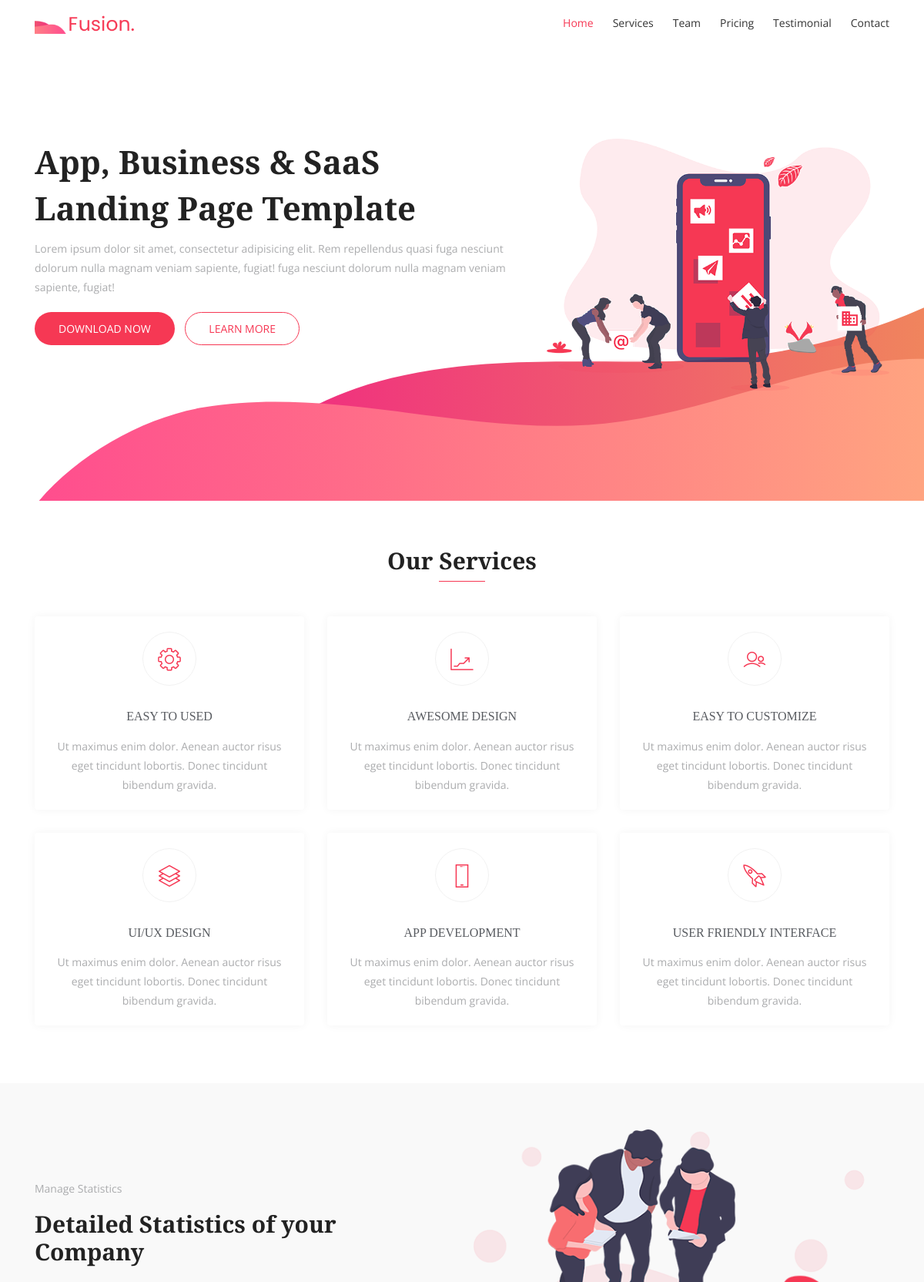
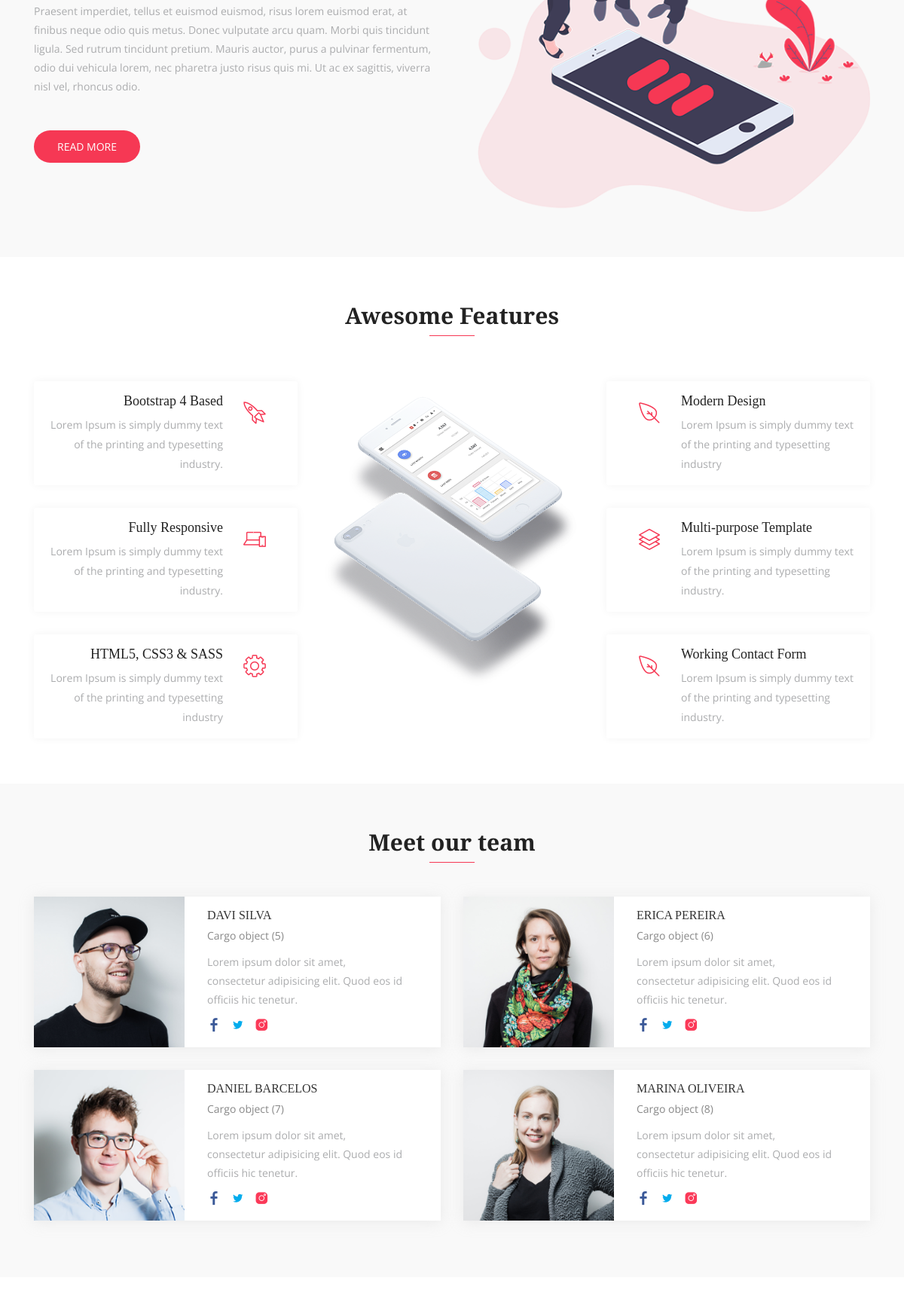
The page / (upper part) on the database its author committed (2 pictures, top to bottom).
### core/models.py (models this page shows, shortened)
class Base(models.Model):
    criados = models.DateTimeField('Criação', auto_now_add=True)
    modificado = models.DateTimeField('Atualização', auto_now=True)
    class Meta:
        abstract = True

class Servico(Base):
    ICONE_OPCOES = (
        ('lni-cog', 'Engrenagem'),
        ('lni-stats-up', 'Grafíco'),
        ('lni-users', 'Usuário'),
        ('lni-layers', 'UI/UX'),
        ('lni-mobile', 'Celular'),
        ('lni-rocket', 'Foguete'),
    )
    TITULO_OPCOES = (
        ('EASY TO USED', 'Fácil para usar'),
        ('AWESOME DESIGN', 'Design'),
        ('EASY TO CUSTOMIZE', 'Facil para costumizar'),
        ('UI/UX DESIGN', 'UI e UX'),
        ('APP DEVELOPMENT', 'Desenvolvimento de app'),
        ('USER FRIENDLY INTERFACE', 'Interface fácil'),
    )
    titulo = models.CharField('Título', max_length=30, choices=TITULO_OPCOES)
    descricao = models.TextField('Descrição', max_length=200)
    icone = models.CharField('Icone', max_length=12, choices=ICONE_OPCOES)
    class Meta:
        verbose_name = 'Serviço'
        verbose_name_plural = 'Serviços'

class Time(Base):
    nome = models.CharField('Nome', max_length=120)
    cargo = models.ForeignKey('core.Cargo', verbose_name='Cargo', on_delete=models.CASCADE)
    bio = models.CharField('Biografia', max_length=200)
    imagem = models.ImageField('Imagem', upload_to='equipe')
    class Meta:
        verbose_name = 'Time'
        verbose_name_plural = 'Galera'

class Cargo(Base):
    cargo = models.CharField('Cargo', max_length=100)
    class Meta:
        verbose_name = 'Cargo'
        verbose_name_plural = 'Cargos'

### core/views.py (the view)
# urls.py: path('', index, name='index')
def index(request):
    conteudo = {
        'servico': Servico.objects.all(),
        'time' : Time.objects.all(),
    }
    return render(request, 'index.html', conteudo)

### core/templates/index.html (shortened to what this page needs)
{% load static %}
<!DOCTYPE html>
<html lang="pt-br">
  <head>
    <link rel="stylesheet" href="{% static 'css/bootstrap.min.css' %} " >
    <link rel="stylesheet" href="{% static 'fonts/line-icons.css' %} ">
    <link rel="stylesheet" href="{% static 'css/owl.carousel.min.css' %} ">
    <link rel="stylesheet" href="{% static 'css/owl.theme.css' %} ">
    <link rel="stylesheet" href="{% static 'css/animate.css' %}">
    <link rel="stylesheet" href="{% static 'css/main.css' %}">
    <link rel="stylesheet" href="{% static 'css/responsive.css' %}">
  </head>
  <body>
    <header id="header-wrap">
      <nav class="navbar navbar-expand-md bg-inverse fixed-top scrolling-navbar">
        <div class="container">
          <a href="index.html" class="navbar-brand"><img src="{% static 'img/logo.png' %}" alt=""></a>
          <div class="collapse navbar-collapse" id="navbarCollapse">
            <ul class="navbar-nav mr-auto w-100 justify-content-end clearfix">
              <li class="nav-item active">
                <a class="nav-link" href="#hero-area">
                  Home
                </a>
              </li>
              <li class="nav-item">
                <a class="nav-link" href="#services">
                  Services
                </a>
              </li>
              <li class="nav-item">
                <a class="nav-link" href="#team">
                  Team
                </a>
              </li>
              <li class="nav-item">
                <a class="nav-link" href="#pricing">
                  Pricing
                </a>
              </li>
              <li class="nav-item">
                <a class="nav-link" href="#testimonial">
                  Testimonial
                </a>
              </li>
              <li class="nav-item">
                <a class="nav-link" href="#contact">
                  Contact
                </a>
              </li>
            </ul>
          </div>
        </div>
      </nav>
      <div id="hero-area" class="hero-area-bg">
        <div class="container">
          <div class="row">
            <div class="col-lg-7 col-md-12 col-sm-12 col-xs-12">
              <div class="contents">
                <h2 class="head-title">App, Business & SaaS<br>Landing Page Template</h2>
                <p>Lorem ipsum dolor sit amet, consectetur adipisicing elit. Rem repellendus quasi fuga nesciunt dolorum nulla magnam veniam sapiente, fugiat! fuga nesciunt dolorum nulla magnam veniam sapiente, fugiat!</p>
                <div class="header-button">
                  <a href="#" class="btn btn-common">Download Now</i></a>
                  <a href="#" class="btn btn-border video-popup">Learn More</i></a>
                </div>
              </div>
            </div>
            <div class="col-lg-5 col-md-12 col-sm-12 col-xs-12">
              <div class="intro-img">
                <img class="img-fluid" src="assets/img/intro-mobile.png" alt="">
              </div>
            </div>
          </div>
        </div>
      </div>
    </header>
    {% block coutendo %}
      {% include 'services.html' %}
      {% include 'about.html' %}
      {% include 'team.html' %}
      {% include 'pricing.html' %}
    {% endblock coutendo %}
  </body>
</html>

### core/templates/services.html
<section id="services" class="section-padding">
    <div class="container">
      <div class="section-header text-center">
        <h2 class="section-title wow fadeInDown" data-wow-delay="0.3s">Our Services</h2>
        <div class="shape wow fadeInDown" data-wow-delay="0.3s"></div>
      </div>
      <div class="row">
        {% for s in servico %}
          <div class="col-md-6 col-lg-4 col-xs-12">
            <div class="services-item wow fadeInRight" data-wow-delay="0.3s">
              <div class="icon">
                <i class="{{s.icone}}"></i>
              </div>
              <div class="services-content">
                <h3><a href="#">{{ s.titulo }}</a></h3>
                <p>{{ s.descricao }}</p>
              </div>
            </div>
          </div>
        {% endfor %}
      </div>
    </div>
  </section>

### core/templates/about.html
{% load static %}
    <div class="about-area section-padding bg-gray">
        <div class="container">
          <div class="row">
            <div class="col-lg-6 col-md-12 col-xs-12 info">
              <div class="about-wrapper wow fadeInLeft" data-wow-delay="0.3s">
                <div>
                  <div class="site-heading">
                    <p class="mb-3">Manage Statistics</p>
                    <h2 class="section-title">Detailed Statistics of your Company</h2>
                  </div>
                  <div class="content">
                    <p>
                      Praesent imperdiet, tellus et euismod euismod, risus lorem euismod erat, at finibus neque odio quis metus. Donec vulputate arcu quam. Morbi quis tincidunt ligula. Sed rutrum tincidunt pretium. Mauris auctor, purus a pulvinar fermentum, odio dui vehicula lorem, nec pharetra justo risus quis mi. Ut ac ex sagittis, viverra nisl vel, rhoncus odio.
                    </p>
                    <a href="#" class="btn btn-common mt-3">Read More</a>
                  </div>
                </div>
              </div>
            </div>
            <div class="col-lg-6 col-md-12 col-xs-12 wow fadeInRight" data-wow-delay="0.3s">
              <img class="img-fluid" src=" {% static 'img/about/img-1.png' %} " alt="" >
            </div>
          </div>
        </div>
      </div>
    <section id="features" class="section-padding">
        <div class="container">
          <div class="section-header text-center">
            <h2 class="section-title wow fadeInDown" data-wow-delay="0.3s">Awesome Features</h2>
            <div class="shape wow fadeInDown" data-wow-delay="0.3s"></div>
          </div>
          <div class="row">
            <div class="col-lg-4 col-md-12 col-sm-12 col-xs-12">
              <div class="content-left">
                <div class="box-item wow fadeInLeft" data-wow-delay="0.3s">
                  <span class="icon">
                    <i class="lni-rocket"></i>
                  </span>
                  <div class="text">
                    <h4>Bootstrap 4 Based</h4>
                    <p>Lorem Ipsum is simply dummy text of the printing and typesetting industry.</p>
                  </div>
                </div>
                <div class="box-item wow fadeInLeft" data-wow-delay="0.6s">
                  <span class="icon">
                    <i class="lni-laptop-phone"></i>
                  </span>
                  <div class="text">
                    <h4>Fully Responsive</h4>
                    <p>Lorem Ipsum is simply dummy text of the printing and typesetting industry.</p>
                  </div>
                </div>
                <div class="box-item wow fadeInLeft" data-wow-delay="0.9s">
                  <span class="icon">
                    <i class="lni-cog"></i>
                  </span>
                  <div class="text">
                    <h4>HTML5, CSS3 & SASS</h4>
                    <p>Lorem Ipsum is simply dummy text of the printing and typesetting industry</p>
                  </div>
                </div>
              </div>
            </div>
            <div class="col-lg-4 col-md-12 col-sm-12 col-xs-12">
              <div class="show-box wow fadeInUp" data-wow-delay="0.3s">
                <img src=" {% static 'img/feature/intro-mobile.png' %} " alt="">
              </div>
            </div>
            <div class="col-lg-4 col-md-12 col-sm-12 col-xs-12">
              <div class="content-right">
                <div class="box-item wow fadeInRight" data-wow-delay="0.3s">
                  <span class="icon">
                    <i class="lni-leaf"></i>
                  </span>
                  <div class="text">
                    <h4>Modern Design</h4>
                    <p>Lorem Ipsum is simply dummy text of the printing and typesetting industry</p>
                  </div>
                </div>
                <div class="box-item wow fadeInRight" data-wow-delay="0.6s">
                  <span class="icon">
                    <i class="lni-layers"></i>
                  </span>
                  <div class="text">
                    <h4>Multi-purpose Template</h4>
                    <p>Lorem Ipsum is simply dummy text of the printing and typesetting industry.</p>
                  </div>
                </div>
                <div class="box-item wow fadeInRight" data-wow-delay="0.9s">
                  <span class="icon">
                    <i class="lni-leaf"></i>
                  </span>
                  <div class="text">
                    <h4>Working Contact Form</h4>
                    <p>Lorem Ipsum is simply dummy text of the printing and typesetting industry.</p>
                  </div>
                </div>
              </div>
            </div>
          </div>
        </div>
      </section>

### core/templates/team.html
   {% load static %}
   <section id="team" class="section-padding bg-gray">
    <div class="container">
      <div class="section-header text-center">
        <h2 class="section-title wow fadeInDown" data-wow-delay="0.3s">Meet our team</h2>
        <div class="shape wow fadeInDown" data-wow-delay="0.3s"></div>
      </div>
      <div class="row">
        {% for t in time  %}
          <div class="col-lg-6 col-md-12 col-xs-12">
            <div class="team-item wow fadeInRight" data-wow-delay="0.2s">
              <div class="team-img">
                <img class="img-fluid" src=" {{t.imagem.url}} " alt="">
              </div>
              <div class="contetn">
                <div class="info-text">
                  <h3><a href="#">{{t.nome}}</a></h3>
                  <p>{{t.cargo}}</p>
                </div>
                <p>{{t.bio}}</p>
                <ul class="social-icons">
                  <li><a href="#"><i class="lni-facebook-filled" aria-hidden="true"></i></a></li>
                  <li><a href="#"><i class="lni-twitter-filled" aria-hidden="true"></i></a></li>
                  <li><a href="#"><i class="lni-instagram-filled" aria-hidden="true"></i></a></li>
                </ul>
              </div>
            </div>
          </div>
        {% endfor %}
      </div>
    </div>
  </section>

### core/templates/pricing.html (shortened to what this page needs)
{% load static %}
<section id="pricing" class="section-padding">
  </section>

### core/templates/testimonial.html (shortened to what this page needs)
{% load static %}

### core/templates/contact.html (shortened to what this page needs)
{% load static %}

### rows shown on the page
Servico: titulo "EASY TO USED", descricao "Ut maximus enim dolor. Aenean auctor risus eget tincidunt lobortis. Donec tincidunt bibendum gravida."
Servico: titulo "AWESOME DESIGN", descricao "Ut maximus enim dolor. Aenean auctor risus eget tincidunt lobortis. Donec tincidunt bibendum gravida."
Servico: titulo "EASY TO CUSTOMIZE", descricao "Ut maximus enim dolor. Aenean auctor risus eget tincidunt lobortis. Donec tincidunt bibendum gravida."
Servico: titulo "UI/UX DESIGN", descricao "Ut maximus enim dolor. Aenean auctor risus eget tincidunt lobortis. Donec tincidunt bibendum gravida."
Servico: titulo "APP DEVELOPMENT", descricao "Ut maximus enim dolor. Aenean auctor risus eget tincidunt lobortis. Donec tincidunt bibendum gravida."
Servico: titulo "USER FRIENDLY INTERFACE", descricao "Ut maximus enim dolor. Aenean auctor risus eget tincidunt lobortis. Donec tincidunt bibendum gravida."
Time: imagem (picture), nome "DAVI SILVA", cargo "Cargo object (5)", bio "Lorem ipsum dolor sit amet, consectetur adipisicing elit. Quod eos id officiis hic tenetur."
Time: imagem (picture), nome "ERICA PEREIRA", cargo "Cargo object (6)", bio "Lorem ipsum dolor sit amet, consectetur adipisicing elit. Quod eos id officiis hic tenetur."
Time: imagem (picture), nome "DANIEL BARCELOS", cargo "Cargo object (7)", bio "Lorem ipsum dolor sit amet, consectetur adipisicing elit. Quod eos id officiis hic tenetur."
Time: imagem (picture), nome "MARINA OLIVEIRA", cargo "Cargo object (8)", bio "Lorem ipsum dolor sit amet, consectetur adipisicing elit. Quod eos id officiis hic tenetur."
